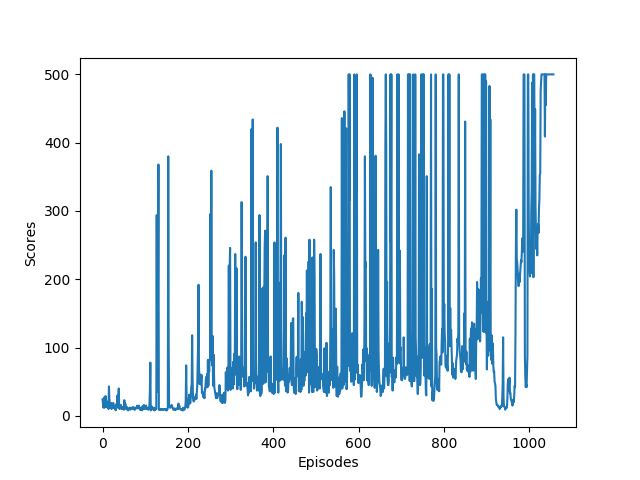

Write the Python code that produced this figure.
import gym
import random
import numpy as np
import os
import matplotlib.pyplot as plt
from collections import deque
from keras.layers import Dense
from keras.optimizers import Adam
from keras.models import Sequential


class DQNAgent(object):
    def __init__(self, state_size, action_size, train):
        self.state_size = state_size
        self.action_size = action_size

        self.discount_factor = 0.99
        self.learning_rate = 1e-2
        self.epsilon = 1.0 if train else 0.00
        self.epsilon_decay = 0.999 if train else 1.0
        self.epsilon_min = 0.01 if train else self.epsilon
        self.train_start = 1000
        self.batch_size = 64

        self.memory = deque(maxlen=2000)

        self.model = self.build_model()
        self.target_model = self.build_model()
        self.update_target_model()

    def build_model(self):
        model = Sequential()
        model.add(Dense(24,
                        input_dim=self.state_size,
                        activation="relu"))
        model.add(Dense(24,
                        activation="relu"))
        model.add(Dense(self.action_size,
                        activation="linear"))
        model.compile(loss="mse", optimizer=Adam(lr=self.learning_rate))
        return model

    def update_target_model(self):
        self.target_model.set_weights(self.model.get_weights())

    def load_model(self, path_to_model):
        if os.path.exists(path_to_model):
            self.model.load_weights(path_to_model)
            self.update_target_model()

    def save_model(self, path_to_model):
        self.model.save_weights(path_to_model)

    def get_action(self, state):
        if np.random.rand() <= self.epsilon:  # exploration
            return random.randrange(self.action_size)
        else:
            q_values = self.model.predict(state)
            return np.argmax(q_values[0])

    def add_sample(self, state, action, reward, next_state, is_done):
        self.memory.append((state, action, reward, next_state, is_done))

    def train_model(self):
        if len(self.memory) < self.train_start:
            return  # not enough experiences yet
        batch_size = min(self.batch_size, len(self.memory))
        mini_batch = random.sample(self.memory, batch_size)

        states = []
        next_states = []
        # make input for dnn
        for s, a, r, n, t in mini_batch:
            states.append(s[0])
            next_states.append(n[0])

        states = np.array(states)
        next_states = np.array(next_states)

        target = self.model.predict(states)
        qhat = self.target_model.predict(next_states)

        for i, experience in enumerate(mini_batch):
            s, a, r, n, t = experience  # (state, action, reward, next_state, is_done)
            if t:
                target[i][a] = r
            else:
                target[i][a] = r + self.discount_factor * (np.amax(qhat[i]))  # DQN
                # target[i][a] = r + self.discount_factor * (qhat[i][np.argmax(target[i])])  # Double DQN

        self.model.fit(states, target, batch_size=batch_size, epochs=1, verbose=0)

    def update_epsilon(self, episode, step):
        self.epsilon = max(self.epsilon * self.epsilon_decay, self.epsilon_min)


def reshape_state(state):
    return np.expand_dims(state, axis=0)


def plot_scores(scores):
    plt.plot(scores)
    plt.ylabel("Scores")
    plt.xlabel("Episodes")
    plt.plot()
    plt.savefig("./cartpole.png")
    plt.show()


def run_cartpole(total_episodes=1000,
                 save_weights_interval=50,
                 weights_path="./cartpole.h5",
                 render=True,
                 train=True,
                 target_update_episode_interval=20,
                 stop_average_score=-1):
    env = gym.make('CartPole-v1')
    state_size = env.observation_space.shape[0]
    action_size = env.action_space.n

    agent = DQNAgent(state_size, action_size, train)
    agent.load_model(weights_path)
    scores = []
    mva_score = 0
    for episode in range(total_episodes):
        done = False
        state = env.reset()
        state = reshape_state(state)
        score = 0
        step = 0
        while not done:
            if render:
                env.render()

            step += 1
            action = agent.get_action(state)
            next_state, reward, done, _ = env.step(action)
            next_state = reshape_state(next_state)

            if train:
                agent.add_sample(state, action, reward, next_state, done)
                agent.update_epsilon(episode, step)
            score += reward
            state = next_state

        # episode is done
        if train:
            agent.train_model()
            if episode > 0 and episode % target_update_episode_interval == 0:
                agent.update_target_model()
            scores.append(score)
            mva_score = mva_score * 0.9 + score * 0.1 if len(scores) > 5 else np.average(scores)

        print("Game over: {} / step: {} / score: {} / average_score: {:.5f} / epsilon: {:.5f}".format(episode,
                                                                                                      step,
                                                                                                      score,
                                                                                                      mva_score,
                                                                                                      agent.epsilon))

        if episode > 0 and episode % save_weights_interval == 0:
            agent.save_model(weights_path)
        if 0 < stop_average_score <= mva_score:
            break

    # save again
    agent.save_model(weights_path)
    plot_scores(scores)

    env.close()


if __name__ == "__main__":
    run_cartpole(render=True,
                 train=False,
                 total_episodes=5000,
                 save_weights_interval=1000,
                 target_update_episode_interval=1,
                 stop_average_score=490)
